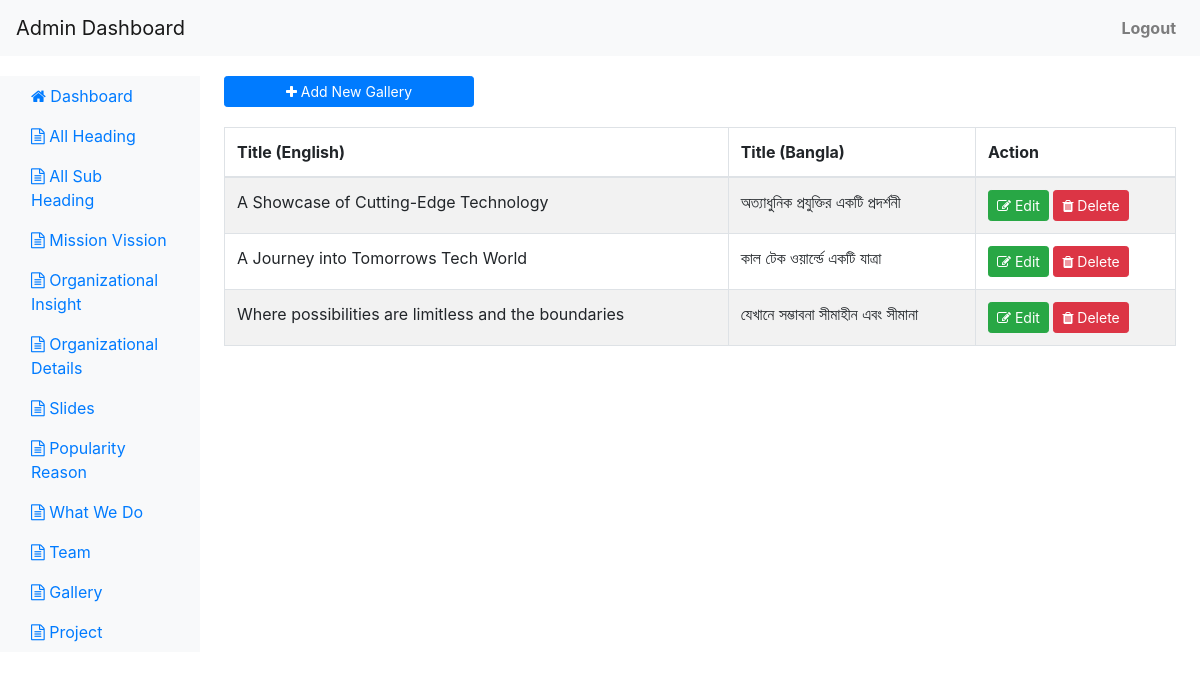
The app's page /gallery.php (signed in) with its own data.
### tables this page shows
CREATE TABLE `galleries` (
  `id` int UNSIGNED NOT NULL,
  `title_en` varchar(255) DEFAULT NULL,
  `title_bn` varchar(255) DEFAULT NULL,
  `gallery_detail_en` longtext,
  `gallery_detail_bn` longtext
);

### gallery.php (the view, shortened to what this page needs)
<?php
	include('config.php');
	$get_data_sql = "SELECT * FROM galleries";
	$get_data_sql_result = $conn->query($get_data_sql);
?>
<!DOCTYPE html>
<html lang="en">
<head>
    <link rel="stylesheet" href="https://stackpath.bootstrapcdn.com/bootstrap/4.5.2/css/bootstrap.min.css">
	<link rel="stylesheet" href="https://cdnjs.cloudflare.com/ajax/libs/font-awesome/4.7.0/css/font-awesome.min.css">
</head>
<body>
<?php include('header.php');?>
<div class="container-fluid">
    <div class="row">
        <?php include('nav.php');?>
        <main role="main" class="col-md-9 ml-sm-auto col-lg-10 px-4">
			<div class="table-responsive">
			  <a href="gallery_add.php" class="btn btn-primary btn-sm" style="width: 250px;margin-bottom: 20px;"><i class="fa fa-plus"></i> Add New Gallery</a>
			  <table class="table table-bordered table-striped table-hover table-condensed">
				<thead>
				  <tr>
					<th>Title (English)</th>
					<th>Title (Bangla)</th>
					<th style="width: 200px;">Action</th>
				  </tr>
				</thead>
				<tbody>
				<?php foreach ($get_data_sql_result as $get_data_sql_result_row) { ?>
				  <tr>
					<td><?php echo $get_data_sql_result_row["title_en"];?></td>
					<td><?php echo $get_data_sql_result_row["title_bn"];?></td>
					<td>
						<a href="gallery_edit.php?id=<?php echo $get_data_sql_result_row['id']; ?>" class="btn btn-sm btn-success"><i class="fa fa-edit"></i> Edit</a>
						<button class="btn btn-sm btn-danger delete-btn" data-id="<?php echo $get_data_sql_result_row['id']; ?>"><i class="fa fa-trash"></i> Delete</button>
					</td>
				  </tr>
				  	<?php } ?>
				</tbody>
			  </table>
			</div>
        </main>
    </div>
</div>
</body>
</html>

### gallery.php (style rules this page uses)
body { padding-top: 56px; }
.container-fluid { margin-top: 20px; }

### header.php (style rules this page uses)
.btn-primary { width: 100%; }

### records on screen
galleries: title_en "A Showcase of Cutting-Edge Technology", title_bn "অত্যাধুনিক প্রযুক্তির একটি প্রদর্শনী"
galleries: title_en "A Journey into Tomorrows Tech World", title_bn "কাল টেক ওয়ার্ল্ডে একটি যাত্রা"
galleries: title_en "Where possibilities are limitless and the boundaries", title_bn "যেখানে সম্ভাবনা সীমাহীন এবং সীমানা"
